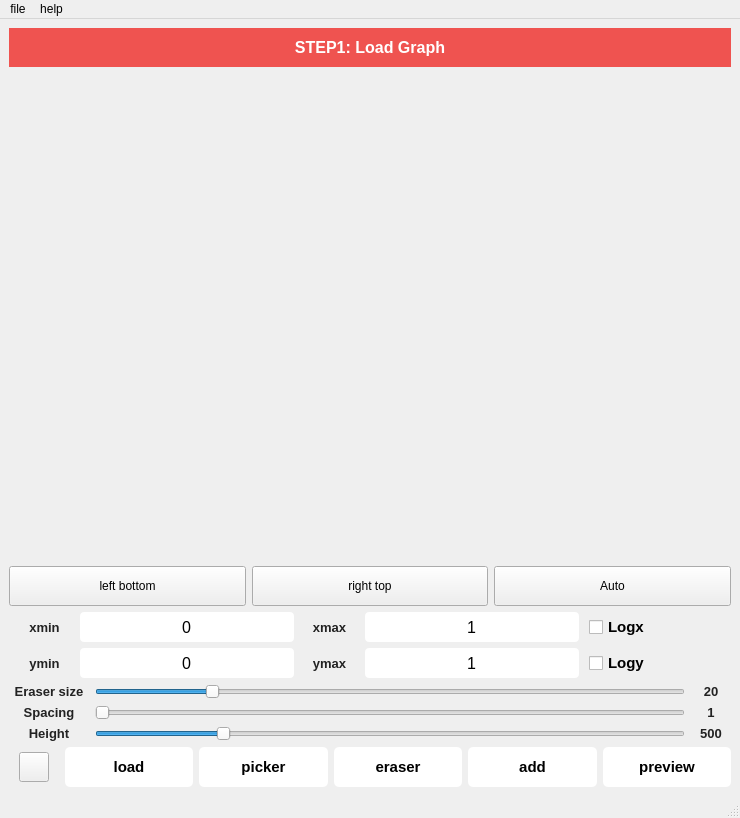
<?xml version="1.0" encoding="UTF-8"?>
<ui version="4.0">
 <class>MainWindow</class>
 <widget class="QMainWindow" name="MainWindow">
  <property name="geometry">
   <rect>
    <x>0</x>
    <y>0</y>
    <width>740</width>
    <height>818</height>
   </rect>
  </property>
  <property name="sizePolicy">
   <sizepolicy hsizetype="Minimum" vsizetype="Preferred">
    <horstretch>0</horstretch>
    <verstretch>0</verstretch>
   </sizepolicy>
  </property>
  <property name="font">
   <font>
    <pointsize>12</pointsize>
   </font>
  </property>
  <property name="windowTitle">
   <string>DataGrabber</string>
  </property>
  <property name="styleSheet">
   <string notr="true">*{
}

QCheckBox{
font-family:Arial;
font-size:15px;
font-weight:bold;
}
QRadioButton{
font-family:Arial;
font-size:20px;
font-weight:bold;
}
QLabel{
font-family:Arial;
color:#222
}

#pushButton_load,#pushButton_picker,#pushButton_preview,#pushButton_eraser,#pushButton_reset,#pushButton_add
{
background:	white;
font-weight:bold;
font-size:15px;
border-radius:5px;
font-family:Arial;
}
#pushButton_load:hover,#pushButton_picker:hover,#pushButton_preview:hover,#pushButton_reset:hover,#pushButton_add:hover,#pushButton_eraser:hover{
background:	orange;
}
QLineEdit{
border-radius:4px;
background:white;
}
#label_info{
color:white;
background:#ef5350;
padding:10px
}
#label_img{
cursor:crosshair;
}</string>
  </property>
  <widget class="QWidget" name="centralwidget">
   <property name="sizePolicy">
    <sizepolicy hsizetype="Minimum" vsizetype="Minimum">
     <horstretch>0</horstretch>
     <verstretch>0</verstretch>
    </sizepolicy>
   </property>
   <layout class="QVBoxLayout" name="verticalLayout">
    <item>
     <widget class="QLabel" name="label_info">
      <property name="font">
       <font>
        <family>Arial</family>
        <pointsize>12</pointsize>
        <weight>75</weight>
        <bold>true</bold>
       </font>
      </property>
      <property name="text">
       <string>STEP1: Load Graph</string>
      </property>
      <property name="alignment">
       <set>Qt::AlignCenter</set>
      </property>
     </widget>
    </item>
    <item>
     <layout class="QGridLayout" name="gridLayout">
      <item row="0" column="0">
       <widget class="QLabel" name="label_img">
        <property name="sizePolicy">
         <sizepolicy hsizetype="Expanding" vsizetype="Expanding">
          <horstretch>0</horstretch>
          <verstretch>0</verstretch>
         </sizepolicy>
        </property>
        <property name="minimumSize">
         <size>
          <width>0</width>
          <height>400</height>
         </size>
        </property>
        <property name="cursor">
         <cursorShape>CrossCursor</cursorShape>
        </property>
        <property name="text">
         <string/>
        </property>
        <property name="alignment">
         <set>Qt::AlignCenter</set>
        </property>
       </widget>
      </item>
     </layout>
    </item>
    <item>
     <layout class="QHBoxLayout" name="horizontalLayout_2">
      <item>
       <widget class="QPushButton" name="leftbottom">
        <property name="minimumSize">
         <size>
          <width>0</width>
          <height>40</height>
         </size>
        </property>
        <property name="text">
         <string>left bottom</string>
        </property>
       </widget>
      </item>
      <item>
       <widget class="QPushButton" name="righttop">
        <property name="minimumSize">
         <size>
          <width>0</width>
          <height>40</height>
         </size>
        </property>
        <property name="text">
         <string>right top</string>
        </property>
       </widget>
      </item>
      <item>
       <widget class="QPushButton" name="auto_axis">
        <property name="minimumSize">
         <size>
          <width>0</width>
          <height>40</height>
         </size>
        </property>
        <property name="text">
         <string>Auto</string>
        </property>
       </widget>
      </item>
     </layout>
    </item>
    <item>
     <layout class="QHBoxLayout" name="horizontalLayout_12">
      <property name="spacing">
       <number>0</number>
      </property>
      <item>
       <widget class="QLabel" name="label_3">
        <property name="sizePolicy">
         <sizepolicy hsizetype="Minimum" vsizetype="Preferred">
          <horstretch>1</horstretch>
          <verstretch>0</verstretch>
         </sizepolicy>
        </property>
        <property name="minimumSize">
         <size>
          <width>40</width>
          <height>0</height>
         </size>
        </property>
        <property name="maximumSize">
         <size>
          <width>16777215</width>
          <height>16777215</height>
         </size>
        </property>
        <property name="font">
         <font>
          <family>Arial</family>
          <pointsize>10</pointsize>
          <weight>75</weight>
          <bold>true</bold>
         </font>
        </property>
        <property name="text">
         <string>xmin</string>
        </property>
        <property name="alignment">
         <set>Qt::AlignCenter</set>
        </property>
       </widget>
      </item>
      <item>
       <widget class="QLineEdit" name="lineEdit_xmin">
        <property name="sizePolicy">
         <sizepolicy hsizetype="Expanding" vsizetype="MinimumExpanding">
          <horstretch>3</horstretch>
          <verstretch>0</verstretch>
         </sizepolicy>
        </property>
        <property name="minimumSize">
         <size>
          <width>0</width>
          <height>20</height>
         </size>
        </property>
        <property name="maximumSize">
         <size>
          <width>16777215</width>
          <height>30</height>
         </size>
        </property>
        <property name="sizeIncrement">
         <size>
          <width>0</width>
          <height>0</height>
         </size>
        </property>
        <property name="font">
         <font>
          <family>Arial</family>
          <pointsize>12</pointsize>
         </font>
        </property>
        <property name="text">
         <string>0</string>
        </property>
        <property name="alignment">
         <set>Qt::AlignCenter</set>
        </property>
       </widget>
      </item>
      <item>
       <widget class="QLabel" name="label_2">
        <property name="sizePolicy">
         <sizepolicy hsizetype="Preferred" vsizetype="Preferred">
          <horstretch>1</horstretch>
          <verstretch>0</verstretch>
         </sizepolicy>
        </property>
        <property name="minimumSize">
         <size>
          <width>40</width>
          <height>0</height>
         </size>
        </property>
        <property name="font">
         <font>
          <family>Arial</family>
          <pointsize>10</pointsize>
          <weight>75</weight>
          <bold>true</bold>
         </font>
        </property>
        <property name="text">
         <string>xmax</string>
        </property>
        <property name="alignment">
         <set>Qt::AlignCenter</set>
        </property>
       </widget>
      </item>
      <item>
       <widget class="QLineEdit" name="lineEdit_xmax">
        <property name="sizePolicy">
         <sizepolicy hsizetype="Expanding" vsizetype="MinimumExpanding">
          <horstretch>3</horstretch>
          <verstretch>0</verstretch>
         </sizepolicy>
        </property>
        <property name="minimumSize">
         <size>
          <width>0</width>
          <height>20</height>
         </size>
        </property>
        <property name="maximumSize">
         <size>
          <width>16777215</width>
          <height>30</height>
         </size>
        </property>
        <property name="sizeIncrement">
         <size>
          <width>0</width>
          <height>0</height>
         </size>
        </property>
        <property name="font">
         <font>
          <family>Arial</family>
          <pointsize>12</pointsize>
         </font>
        </property>
        <property name="text">
         <string>1</string>
        </property>
        <property name="alignment">
         <set>Qt::AlignCenter</set>
        </property>
       </widget>
      </item>
      <item>
       <spacer name="horizontalSpacer_6">
        <property name="orientation">
         <enum>Qt::Horizontal</enum>
        </property>
        <property name="sizeHint" stdset="0">
         <size>
          <width>10</width>
          <height>20</height>
         </size>
        </property>
       </spacer>
      </item>
      <item>
       <widget class="QCheckBox" name="checkBox_logx">
        <property name="sizePolicy">
         <sizepolicy hsizetype="Minimum" vsizetype="Fixed">
          <horstretch>2</horstretch>
          <verstretch>0</verstretch>
         </sizepolicy>
        </property>
        <property name="font">
         <font>
          <family>Arial</family>
          
          <weight>75</weight>
          <bold>true</bold>
         </font>
        </property>
        <property name="text">
         <string>Logx</string>
        </property>
       </widget>
      </item>
     </layout>
    </item>
    <item>
     <layout class="QHBoxLayout" name="horizontalLayout_5">
      <property name="spacing">
       <number>0</number>
      </property>
      <item>
       <widget class="QLabel" name="label_6">
        <property name="sizePolicy">
         <sizepolicy hsizetype="Preferred" vsizetype="Preferred">
          <horstretch>1</horstretch>
          <verstretch>0</verstretch>
         </sizepolicy>
        </property>
        <property name="minimumSize">
         <size>
          <width>40</width>
          <height>0</height>
         </size>
        </property>
        <property name="maximumSize">
         <size>
          <width>16777215</width>
          <height>16777215</height>
         </size>
        </property>
        <property name="font">
         <font>
          <family>Arial</family>
          <pointsize>10</pointsize>
          <weight>75</weight>
          <bold>true</bold>
         </font>
        </property>
        <property name="text">
         <string>ymin</string>
        </property>
        <property name="alignment">
         <set>Qt::AlignCenter</set>
        </property>
       </widget>
      </item>
      <item>
       <widget class="QLineEdit" name="lineEdit_ymin">
        <property name="sizePolicy">
         <sizepolicy hsizetype="Expanding" vsizetype="MinimumExpanding">
          <horstretch>3</horstretch>
          <verstretch>0</verstretch>
         </sizepolicy>
        </property>
        <property name="minimumSize">
         <size>
          <width>0</width>
          <height>20</height>
         </size>
        </property>
        <property name="maximumSize">
         <size>
          <width>16777215</width>
          <height>30</height>
         </size>
        </property>
        <property name="sizeIncrement">
         <size>
          <width>0</width>
          <height>0</height>
         </size>
        </property>
        <property name="font">
         <font>
          <family>Arial</family>
          <pointsize>12</pointsize>
         </font>
        </property>
        <property name="text">
         <string>0</string>
        </property>
        <property name="alignment">
         <set>Qt::AlignCenter</set>
        </property>
       </widget>
      </item>
      <item>
       <widget class="QLabel" name="label_4">
        <property name="sizePolicy">
         <sizepolicy hsizetype="Preferred" vsizetype="Preferred">
          <horstretch>1</horstretch>
          <verstretch>0</verstretch>
         </sizepolicy>
        </property>
        <property name="minimumSize">
         <size>
          <width>40</width>
          <height>0</height>
         </size>
        </property>
        <property name="font">
         <font>
          <family>Arial</family>
          <pointsize>10</pointsize>
          <weight>75</weight>
          <bold>true</bold>
         </font>
        </property>
        <property name="text">
         <string>ymax</string>
        </property>
        <property name="alignment">
         <set>Qt::AlignCenter</set>
        </property>
       </widget>
      </item>
      <item>
       <widget class="QLineEdit" name="lineEdit_ymax">
        <property name="sizePolicy">
         <sizepolicy hsizetype="Expanding" vsizetype="MinimumExpanding">
          <horstretch>3</horstretch>
          <verstretch>0</verstretch>
         </sizepolicy>
        </property>
        <property name="minimumSize">
         <size>
          <width>0</width>
          <height>20</height>
         </size>
        </property>
        <property name="maximumSize">
         <size>
          <width>16777215</width>
          <height>30</height>
         </size>
        </property>
        <property name="sizeIncrement">
         <size>
          <width>0</width>
          <height>0</height>
         </size>
        </property>
        <property name="font">
         <font>
          <family>Arial</family>
          <pointsize>12</pointsize>
         </font>
        </property>
        <property name="text">
         <string>1</string>
        </property>
        <property name="alignment">
         <set>Qt::AlignCenter</set>
        </property>
       </widget>
      </item>
      <item>
       <spacer name="horizontalSpacer_7">
        <property name="orientation">
         <enum>Qt::Horizontal</enum>
        </property>
        <property name="sizeHint" stdset="0">
         <size>
          <width>10</width>
          <height>20</height>
         </size>
        </property>
       </spacer>
      </item>
      <item>
       <widget class="QCheckBox" name="checkBox_logy">
        <property name="sizePolicy">
         <sizepolicy hsizetype="Minimum" vsizetype="Fixed">
          <horstretch>2</horstretch>
          <verstretch>2</verstretch>
         </sizepolicy>
        </property>
        <property name="font">
         <font>
          <family>Arial</family>
          
          <weight>75</weight>
          <bold>true</bold>
         </font>
        </property>
        <property name="text">
         <string>Logy</string>
        </property>
       </widget>
      </item>
     </layout>
    </item>
    <item>
     <layout class="QGridLayout" name="gridLayout_2">
      <item row="1" column="0">
       <widget class="QLabel" name="label">
        <property name="minimumSize">
         <size>
          <width>80</width>
          <height>0</height>
         </size>
        </property>
        <property name="font">
         <font>
          <family>Arial</family>
          <pointsize>10</pointsize>
          <weight>75</weight>
          <bold>true</bold>
         </font>
        </property>
        <property name="text">
         <string>Eraser size</string>
        </property>
        <property name="alignment">
         <set>Qt::AlignCenter</set>
        </property>
       </widget>
      </item>
      <item row="1" column="2">
       <widget class="QLabel" name="label_8">
        <property name="sizePolicy">
         <sizepolicy hsizetype="Preferred" vsizetype="Preferred">
          <horstretch>0</horstretch>
          <verstretch>0</verstretch>
         </sizepolicy>
        </property>
        <property name="minimumSize">
         <size>
          <width>40</width>
          <height>0</height>
         </size>
        </property>
        <property name="maximumSize">
         <size>
          <width>40</width>
          <height>16777215</height>
         </size>
        </property>
        <property name="font">
         <font>
          <family>Arial</family>
          <pointsize>10</pointsize>
          <weight>75</weight>
          <bold>true</bold>
         </font>
        </property>
        <property name="text">
         <string>20</string>
        </property>
        <property name="alignment">
         <set>Qt::AlignCenter</set>
        </property>
       </widget>
      </item>
      <item row="2" column="1">
       <widget class="QSlider" name="horizontalSlider_spacing">
        <property name="toolTip">
         <string extracomment="测试">Adjust the steps(by pixel) to extract data </string>
        </property>
        <property name="whatsThis">
         <string extracomment="测试"/>
        </property>
        <property name="minimum">
         <number>1</number>
        </property>
        <property name="maximum">
         <number>100</number>
        </property>
        <property name="singleStep">
         <number>1</number>
        </property>
        <property name="value">
         <number>1</number>
        </property>
        <property name="orientation">
         <enum>Qt::Horizontal</enum>
        </property>
       </widget>
      </item>
      <item row="2" column="2">
       <widget class="QLabel" name="label_10">
        <property name="sizePolicy">
         <sizepolicy hsizetype="Preferred" vsizetype="Preferred">
          <horstretch>0</horstretch>
          <verstretch>0</verstretch>
         </sizepolicy>
        </property>
        <property name="minimumSize">
         <size>
          <width>40</width>
          <height>0</height>
         </size>
        </property>
        <property name="maximumSize">
         <size>
          <width>40</width>
          <height>16777215</height>
         </size>
        </property>
        <property name="font">
         <font>
          <family>Arial</family>
          <pointsize>10</pointsize>
          <weight>75</weight>
          <bold>true</bold>
         </font>
        </property>
        <property name="text">
         <string>1</string>
        </property>
        <property name="alignment">
         <set>Qt::AlignCenter</set>
        </property>
       </widget>
      </item>
      <item row="1" column="1">
       <widget class="QSlider" name="horizontalSlider_eraser">
        <property name="minimum">
         <number>1</number>
        </property>
        <property name="maximum">
         <number>100</number>
        </property>
        <property name="value">
         <number>20</number>
        </property>
        <property name="orientation">
         <enum>Qt::Horizontal</enum>
        </property>
        <property name="invertedAppearance">
         <bool>false</bool>
        </property>
        <property name="tickPosition">
         <enum>QSlider::NoTicks</enum>
        </property>
       </widget>
      </item>
      <item row="2" column="0">
       <widget class="QLabel" name="label_7">
        <property name="minimumSize">
         <size>
          <width>80</width>
          <height>0</height>
         </size>
        </property>
        <property name="font">
         <font>
          <family>Arial</family>
          <pointsize>10</pointsize>
          <weight>75</weight>
          <bold>true</bold>
         </font>
        </property>
        <property name="text">
         <string>Spacing</string>
        </property>
        <property name="alignment">
         <set>Qt::AlignCenter</set>
        </property>
       </widget>
      </item>
      <item row="3" column="1">
       <widget class="QSlider" name="horizontalSlider_height">
        <property name="toolTip">
         <string extracomment="测试">Adjust the steps(by pixel) to extract data </string>
        </property>
        <property name="whatsThis">
         <string extracomment="测试"/>
        </property>
        <property name="minimum">
         <number>100</number>
        </property>
        <property name="maximum">
         <number>2000</number>
        </property>
        <property name="singleStep">
         <number>100</number>
        </property>
        <property name="value">
         <number>500</number>
        </property>
        <property name="orientation">
         <enum>Qt::Horizontal</enum>
        </property>
       </widget>
      </item>
      <item row="3" column="0">
       <widget class="QLabel" name="label_9">
        <property name="minimumSize">
         <size>
          <width>80</width>
          <height>0</height>
         </size>
        </property>
        <property name="font">
         <font>
          <family>Arial</family>
          <pointsize>10</pointsize>
          <weight>75</weight>
          <bold>true</bold>
         </font>
        </property>
        <property name="text">
         <string>Height</string>
        </property>
        <property name="alignment">
         <set>Qt::AlignCenter</set>
        </property>
       </widget>
      </item>
      <item row="3" column="2">
       <widget class="QLabel" name="label_11">
        <property name="sizePolicy">
         <sizepolicy hsizetype="Preferred" vsizetype="Preferred">
          <horstretch>0</horstretch>
          <verstretch>0</verstretch>
         </sizepolicy>
        </property>
        <property name="minimumSize">
         <size>
          <width>40</width>
          <height>0</height>
         </size>
        </property>
        <property name="maximumSize">
         <size>
          <width>40</width>
          <height>16777215</height>
         </size>
        </property>
        <property name="font">
         <font>
          <family>Arial</family>
          <pointsize>10</pointsize>
          <weight>75</weight>
          <bold>true</bold>
         </font>
        </property>
        <property name="text">
         <string>500</string>
        </property>
        <property name="alignment">
         <set>Qt::AlignCenter</set>
        </property>
       </widget>
      </item>
     </layout>
    </item>
    <item>
     <layout class="QHBoxLayout" name="horizontalLayout_10">
      <item>
       <spacer name="horizontalSpacer_8">
        <property name="orientation">
         <enum>Qt::Horizontal</enum>
        </property>
        <property name="sizeHint" stdset="0">
         <size>
          <width>10</width>
          <height>20</height>
         </size>
        </property>
       </spacer>
      </item>
      <item>
       <widget class="QPushButton" name="color_preview">
        <property name="minimumSize">
         <size>
          <width>30</width>
          <height>30</height>
         </size>
        </property>
        <property name="maximumSize">
         <size>
          <width>30</width>
          <height>30</height>
         </size>
        </property>
        <property name="styleSheet">
         <string notr="true">QPushButton{background-color: grey};</string>
        </property>
        <property name="text">
         <string/>
        </property>
       </widget>
      </item>
      <item>
       <spacer name="horizontalSpacer_9">
        <property name="orientation">
         <enum>Qt::Horizontal</enum>
        </property>
        <property name="sizeHint" stdset="0">
         <size>
          <width>10</width>
          <height>20</height>
         </size>
        </property>
       </spacer>
      </item>
      <item>
       <widget class="QPushButton" name="pushButton_load">
        <property name="sizePolicy">
         <sizepolicy hsizetype="Minimum" vsizetype="Fixed">
          <horstretch>5</horstretch>
          <verstretch>3</verstretch>
         </sizepolicy>
        </property>
        <property name="minimumSize">
         <size>
          <width>0</width>
          <height>40</height>
         </size>
        </property>
        <property name="font">
         <font>
          <family>Arial</family>
          
          <weight>75</weight>
          <bold>true</bold>
         </font>
        </property>
        <property name="styleSheet">
         <string notr="true">icon:url(:/grabber/load.png)</string>
        </property>
        <property name="text">
         <string>load</string>
        </property>
       </widget>
      </item>
      <item>
       <widget class="QPushButton" name="pushButton_picker">
        <property name="sizePolicy">
         <sizepolicy hsizetype="Preferred" vsizetype="Fixed">
          <horstretch>5</horstretch>
          <verstretch>3</verstretch>
         </sizepolicy>
        </property>
        <property name="minimumSize">
         <size>
          <width>0</width>
          <height>40</height>
         </size>
        </property>
        <property name="font">
         <font>
          <family>Arial</family>
          
          <weight>75</weight>
          <bold>true</bold>
         </font>
        </property>
        <property name="styleSheet">
         <string notr="true">icon:url(:/grabber/color-picker.png)</string>
        </property>
        <property name="text">
         <string>picker</string>
        </property>
       </widget>
      </item>
      <item>
       <widget class="QPushButton" name="pushButton_eraser">
        <property name="sizePolicy">
         <sizepolicy hsizetype="Preferred" vsizetype="Fixed">
          <horstretch>5</horstretch>
          <verstretch>3</verstretch>
         </sizepolicy>
        </property>
        <property name="minimumSize">
         <size>
          <width>0</width>
          <height>40</height>
         </size>
        </property>
        <property name="font">
         <font>
          <family>Arial</family>
          
          <weight>75</weight>
          <bold>true</bold>
         </font>
        </property>
        <property name="styleSheet">
         <string notr="true">icon:url(:/grabber/eraser_2.png)</string>
        </property>
        <property name="text">
         <string>eraser</string>
        </property>
       </widget>
      </item>
      <item>
       <widget class="QPushButton" name="pushButton_add">
        <property name="sizePolicy">
         <sizepolicy hsizetype="Preferred" vsizetype="Fixed">
          <horstretch>5</horstretch>
          <verstretch>3</verstretch>
         </sizepolicy>
        </property>
        <property name="minimumSize">
         <size>
          <width>0</width>
          <height>40</height>
         </size>
        </property>
        <property name="font">
         <font>
          <family>Arial</family>
          
          <weight>75</weight>
          <bold>true</bold>
         </font>
        </property>
        <property name="styleSheet">
         <string notr="true">icon:url(:/grabber/下载.png)</string>
        </property>
        <property name="text">
         <string>add</string>
        </property>
       </widget>
      </item>
      <item>
       <widget class="QPushButton" name="pushButton_preview">
        <property name="sizePolicy">
         <sizepolicy hsizetype="Preferred" vsizetype="Fixed">
          <horstretch>5</horstretch>
          <verstretch>3</verstretch>
         </sizepolicy>
        </property>
        <property name="minimumSize">
         <size>
          <width>0</width>
          <height>40</height>
         </size>
        </property>
        <property name="font">
         <font>
          <family>Arial</family>
          
          <weight>75</weight>
          <bold>true</bold>
         </font>
        </property>
        <property name="styleSheet">
         <string notr="true">icon:url(:/grabber/3596215.png)</string>
        </property>
        <property name="text">
         <string>preview</string>
        </property>
       </widget>
      </item>
     </layout>
    </item>
   </layout>
  </widget>
  <widget class="QMenuBar" name="menubar">
   <property name="geometry">
    <rect>
     <x>0</x>
     <y>0</y>
     <width>740</width>
     <height>22</height>
    </rect>
   </property>
   <widget class="QMenu" name="menuhelp">
    <property name="title">
     <string>help</string>
    </property>
    <addaction name="actionAbout"/>
   </widget>
   <widget class="QMenu" name="menufile">
    <property name="title">
     <string>file</string>
    </property>
    <widget class="QMenu" name="menuExport_to_TXT">
     <property name="title">
      <string>Export</string>
     </property>
     <addaction name="actionTXT"/>
     <addaction name="actionCSV"/>
    </widget>
    <addaction name="actionImport"/>
    <addaction name="menuExport_to_TXT"/>
   </widget>
   <addaction name="menufile"/>
   <addaction name="menuhelp"/>
  </widget>
  <widget class="QStatusBar" name="statusbar"/>
  <action name="actionAbout">
   <property name="text">
    <string>V1.0</string>
   </property>
  </action>
  <action name="actionImport">
   <property name="text">
    <string>Import</string>
   </property>
  </action>
  <action name="actionExport_to_CSV">
   <property name="text">
    <string>Export to CSV</string>
   </property>
  </action>
  <action name="actionExport_to_Excel">
   <property name="text">
    <string>Export to Excel</string>
   </property>
  </action>
  <action name="actionTXT">
   <property name="text">
    <string>TXT</string>
   </property>
  </action>
  <action name="actionExcel">
   <property name="text">
    <string>Excel</string>
   </property>
  </action>
  <action name="actionCSV">
   <property name="text">
    <string>CSV</string>
   </property>
  </action>
 </widget>
 <resources>
  <include location="../../Qtdesigner/Datagrabber.qrc"/>
 </resources>
 <connections>
  <connection>
   <sender>horizontalSlider_spacing</sender>
   <signal>sliderReleased()</signal>
   <receiver>MainWindow</receiver>
   <slot>set_spacing()</slot>
   <hints>
    <hint type="sourcelabel">
     <x>673</x>
     <y>716</y>
    </hint>
    <hint type="destinationlabel">
     <x>477</x>
     <y>715</y>
    </hint>
   </hints>
  </connection>
  <connection>
   <sender>horizontalSlider_spacing</sender>
   <signal>valueChanged(int)</signal>
   <receiver>label_10</receiver>
   <slot>setNum(int)</slot>
   <hints>
    <hint type="sourcelabel">
     <x>683</x>
     <y>716</y>
    </hint>
    <hint type="destinationlabel">
     <x>729</x>
     <y>718</y>
    </hint>
   </hints>
  </connection>
  <connection>
   <sender>horizontalSlider_eraser</sender>
   <signal>valueChanged(int)</signal>
   <receiver>label_8</receiver>
   <slot>setNum(int)</slot>
   <hints>
    <hint type="sourcelabel">
     <x>683</x>
     <y>695</y>
    </hint>
    <hint type="destinationlabel">
     <x>729</x>
     <y>697</y>
    </hint>
   </hints>
  </connection>
  <connection>
   <sender>pushButton_preview</sender>
   <signal>clicked()</signal>
   <receiver>MainWindow</receiver>
   <slot>preview_plot()</slot>
   <hints>
    <hint type="sourcelabel">
     <x>652</x>
     <y>773</y>
    </hint>
    <hint type="destinationlabel">
     <x>644</x>
     <y>794</y>
    </hint>
   </hints>
  </connection>
  <connection>
   <sender>pushButton_picker</sender>
   <signal>clicked()</signal>
   <receiver>MainWindow</receiver>
   <slot>color_picker()</slot>
   <hints>
    <hint type="sourcelabel">
     <x>290</x>
     <y>773</y>
    </hint>
    <hint type="destinationlabel">
     <x>305</x>
     <y>794</y>
    </hint>
   </hints>
  </connection>
  <connection>
   <sender>pushButton_eraser</sender>
   <signal>clicked()</signal>
   <receiver>MainWindow</receiver>
   <slot>eraser()</slot>
   <hints>
    <hint type="sourcelabel">
     <x>412</x>
     <y>764</y>
    </hint>
    <hint type="destinationlabel">
     <x>447</x>
     <y>790</y>
    </hint>
   </hints>
  </connection>
  <connection>
   <sender>pushButton_add</sender>
   <signal>clicked()</signal>
   <receiver>MainWindow</receiver>
   <slot>add_curve()</slot>
   <hints>
    <hint type="sourcelabel">
     <x>520</x>
     <y>759</y>
    </hint>
    <hint type="destinationlabel">
     <x>528</x>
     <y>794</y>
    </hint>
   </hints>
  </connection>
  <connection>
   <sender>pushButton_load</sender>
   <signal>clicked()</signal>
   <receiver>MainWindow</receiver>
   <slot>load_img_from_clipboard()</slot>
   <hints>
    <hint type="sourcelabel">
     <x>149</x>
     <y>772</y>
    </hint>
    <hint type="destinationlabel">
     <x>158</x>
     <y>791</y>
    </hint>
   </hints>
  </connection>
  <connection>
   <sender>horizontalSlider_eraser</sender>
   <signal>valueChanged(int)</signal>
   <receiver>MainWindow</receiver>
   <slot>change_eraser()</slot>
   <hints>
    <hint type="sourcelabel">
     <x>305</x>
     <y>695</y>
    </hint>
    <hint type="destinationlabel">
     <x>17</x>
     <y>695</y>
    </hint>
   </hints>
  </connection>
  <connection>
   <sender>leftbottom</sender>
   <signal>clicked()</signal>
   <receiver>MainWindow</receiver>
   <slot>set_to_left()</slot>
   <hints>
    <hint type="sourcelabel">
     <x>114</x>
     <y>593</y>
    </hint>
    <hint type="destinationlabel">
     <x>19</x>
     <y>619</y>
    </hint>
   </hints>
  </connection>
  <connection>
   <sender>righttop</sender>
   <signal>clicked()</signal>
   <receiver>MainWindow</receiver>
   <slot>set_to_right()</slot>
   <hints>
    <hint type="sourcelabel">
     <x>317</x>
     <y>594</y>
    </hint>
    <hint type="destinationlabel">
     <x>315</x>
     <y>622</y>
    </hint>
   </hints>
  </connection>
  <connection>
   <sender>auto_axis</sender>
   <signal>clicked()</signal>
   <receiver>MainWindow</receiver>
   <slot>auto_mode()</slot>
   <hints>
    <hint type="sourcelabel">
     <x>598</x>
     <y>586</y>
    </hint>
    <hint type="destinationlabel">
     <x>652</x>
     <y>625</y>
    </hint>
   </hints>
  </connection>
  <connection>
   <sender>horizontalSlider_height</sender>
   <signal>valueChanged(int)</signal>
   <receiver>label_11</receiver>
   <slot>setNum(int)</slot>
   <hints>
    <hint type="sourcelabel">
     <x>594</x>
     <y>730</y>
    </hint>
    <hint type="destinationlabel">
     <x>721</x>
     <y>734</y>
    </hint>
   </hints>
  </connection>
 </connections>
 <slots>
  <slot>set_spacing()</slot>
  <slot>preview_plot()</slot>
  <slot>color_picker()</slot>
  <slot>eraser()</slot>
  <slot>add_curve()</slot>
  <slot>load_img_from_clipboard()</slot>
  <slot>change_eraser()</slot>
  <slot>set_to_left()</slot>
  <slot>set_to_right()</slot>
  <slot>auto_mode()</slot>
 </slots>
</ui>
